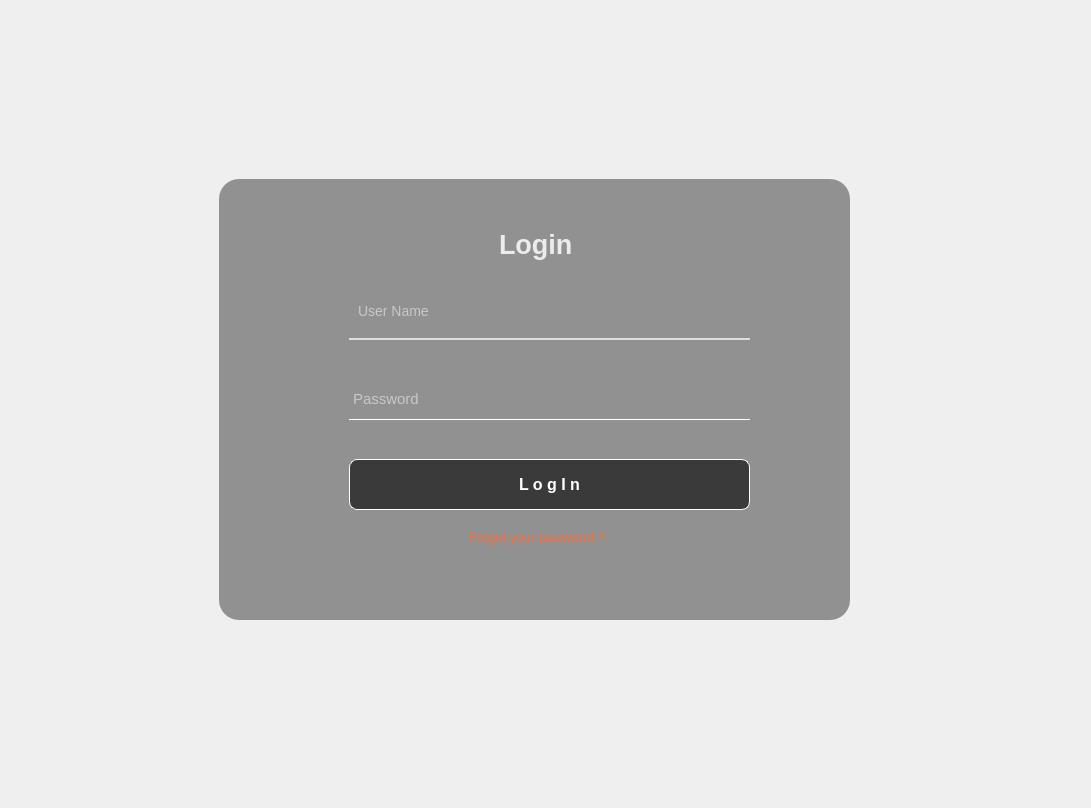
<?xml version="1.0" encoding="UTF-8"?>
<ui version="4.0">
 <class>Form</class>
 <widget class="QWidget" name="Form">
  <property name="geometry">
   <rect>
    <x>0</x>
    <y>0</y>
    <width>1091</width>
    <height>808</height>
   </rect>
  </property>
  <property name="windowTitle">
   <string>Form</string>
  </property>
  <property name="styleSheet">
   <string notr="true"/>
  </property>
  <widget class="QWidget" name="widget" native="true">
   <property name="geometry">
    <rect>
     <x>-11</x>
     <y>-1</y>
     <width>1111</width>
     <height>821</height>
    </rect>
   </property>
   <property name="styleSheet">
    <string notr="true"/>
   </property>
   <widget class="QLabel" name="label_2">
    <property name="geometry">
     <rect>
      <x>0</x>
      <y>-10</y>
      <width>1101</width>
      <height>821</height>
     </rect>
    </property>
    <property name="font">
     <font>
      <pointsize>5</pointsize>
      <kerning>false</kerning>
     </font>
    </property>
    <property name="autoFillBackground">
     <bool>false</bool>
    </property>
    <property name="styleSheet">
     <string notr="true">background: url(:/background/background/thiet-ke-cua-hang-van-phong-pham.jpg);
background-repeat: no-repeat;
background-position: center;
background-size: cover;


</string>
    </property>
    <property name="text">
     <string/>
    </property>
    <property name="pixmap">
     <pixmap resource="log_res.qrc">:/background/background/thiet-ke-cua-hang-van-phong-pham.jpg</pixmap>
    </property>
    <property name="scaledContents">
     <bool>true</bool>
    </property>
   </widget>
   <widget class="QLabel" name="label_3">
    <property name="geometry">
     <rect>
      <x>230</x>
      <y>180</y>
      <width>631</width>
      <height>441</height>
     </rect>
    </property>
    <property name="styleSheet">
     <string notr="true">background-color:rgba(0,0,0,100);
border-radius:20px;</string>
    </property>
    <property name="text">
     <string/>
    </property>
   </widget>
   <widget class="QLabel" name="label_4">
    <property name="geometry">
     <rect>
      <x>510</x>
      <y>220</y>
      <width>91</width>
      <height>51</height>
     </rect>
    </property>
    <property name="font">
     <font>
      <pointsize>20</pointsize>
      <weight>75</weight>
      <italic>false</italic>
      <bold>true</bold>
      <underline>false</underline>
      <strikeout>false</strikeout>
     </font>
    </property>
    <property name="mouseTracking">
     <bool>false</bool>
    </property>
    <property name="styleSheet">
     <string notr="true">color:rgba(255,255,255,210);</string>
    </property>
    <property name="text">
     <string>Login</string>
    </property>
   </widget>
   <widget class="QTextEdit" name="textEdit">
    <property name="geometry">
     <rect>
      <x>360</x>
      <y>290</y>
      <width>401</width>
      <height>51</height>
     </rect>
    </property>
    <property name="font">
     <font>
      <pointsize>-1</pointsize>
     </font>
    </property>
    <property name="styleSheet">
     <string notr="true">background-color: transparent; /* Nền hoàn toàn trong suốt */
    border: none; /* Không có viền xung quanh */
    border-bottom: 2px solid rgba(255, 255, 255, 0.7); /* Đường gạch dưới màu trắng mờ */
    border-radius: 0px; /* Không bo góc */
    padding: 10px 5px; /* Đệm bên trong */
    color: white; /* Màu chữ trắng để dễ đọc trên nền tối */
    font-size: 14px; /* Kích thước chữ */</string>
    </property>
    <property name="placeholderText">
     <string>User Name</string>
    </property>
   </widget>
   <widget class="QLineEdit" name="lineEdit">
    <property name="geometry">
     <rect>
      <x>360</x>
      <y>380</y>
      <width>401</width>
      <height>41</height>
     </rect>
    </property>
    <property name="styleSheet">
     <string notr="true">background-color: transparent;
    border: none;
    border-bottom: 1px solid white;
    padding: 8px 2px;
    color: white;
    font-size: 15px;</string>
    </property>
    <property name="echoMode">
     <enum>QLineEdit::Password</enum>
    </property>
    <property name="placeholderText">
     <string>Password</string>
    </property>
   </widget>
   <widget class="QPushButton" name="lg_btn">
    <property name="geometry">
     <rect>
      <x>360</x>
      <y>460</y>
      <width>401</width>
      <height>51</height>
     </rect>
    </property>
    <property name="font">
     <font>
      <pointsize>12</pointsize>
      <weight>75</weight>
      <bold>true</bold>
     </font>
    </property>
    <property name="styleSheet">
     <string notr="true">QPushButton {
    background-color: rgba(0, 0, 0, 0.6);
    color: white;
    border: 1px solid white;
    border-radius: 8px;
    padding: 8px 16px;
    font-weight: bold;
    font-size: 12pt;
}

QPushButton:hover {
    background-color: rgba(255, 107, 53, 0.8);
    border: 1px solid #ff6b35;
}

QPushButton:pressed {
    background-color: rgba(255, 107, 53, 1);
    border: 1px solid white;
}
</string>
    </property>
    <property name="text">
     <string>L o g I n</string>
    </property>
    <property name="checkable">
     <bool>true</bool>
    </property>
   </widget>
   <widget class="QLabel" name="label">
    <property name="geometry">
     <rect>
      <x>480</x>
      <y>530</y>
      <width>191</width>
      <height>16</height>
     </rect>
    </property>
    <property name="styleSheet">
     <string notr="true">QLabel {
    color: #ff6b35;  /* Màu cam đỏ */
    text-decoration: none;
    font-size: 10pt;
}

QLabel:hover {
    color: #ff8c61;  /* Màu cam đỏ sáng hơn khi hover */
    text-decoration: underline;
}
</string>
    </property>
    <property name="text">
     <string>Forgot your password ?</string>
    </property>
   </widget>
  </widget>
 </widget>
 <resources>
  <include location="log_res.qrc"/>
 </resources>
 <connections/>
</ui>
